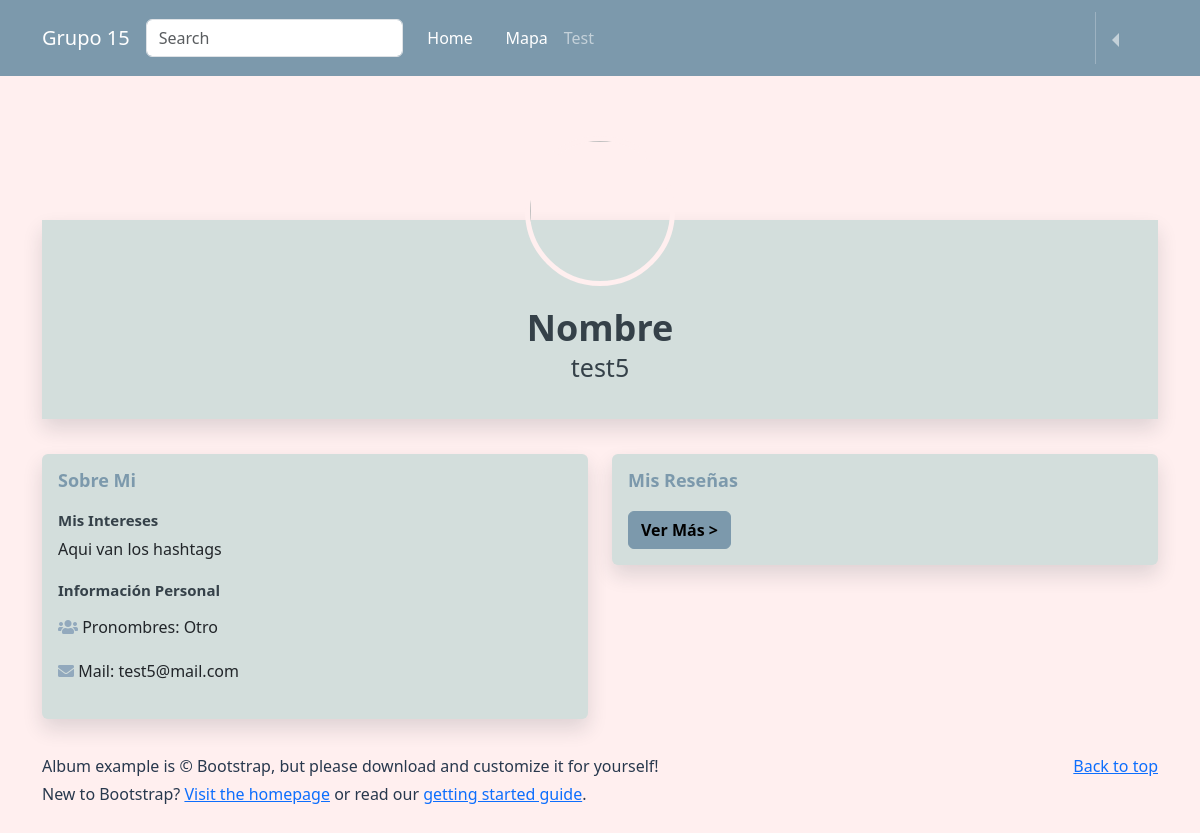
The page /profile/ (signed in) on the database as committed earlier.
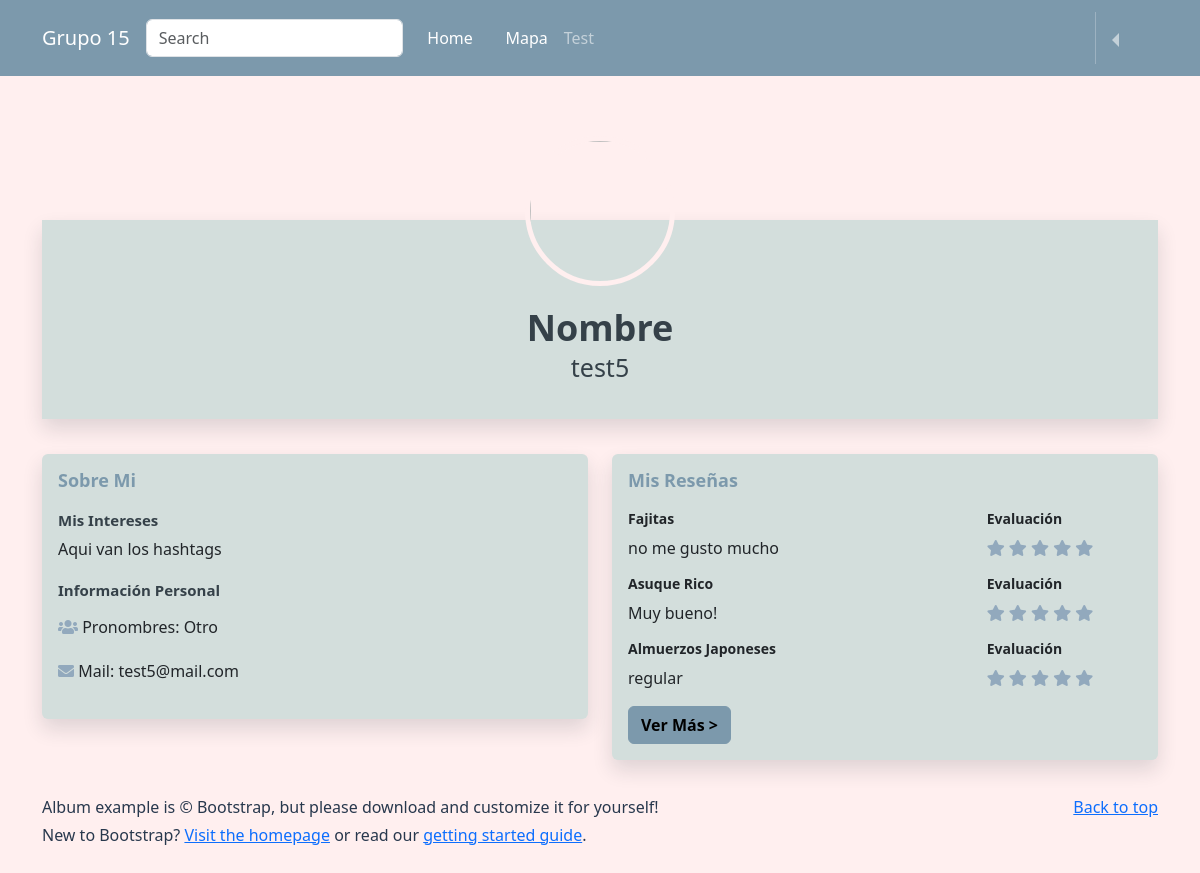
The same page on the database as committed later.
### reviews/models.py (models this page shows, shortened)
class Evaluacion(models.Model):
    usuario = models.ForeignKey(User, on_delete=models.CASCADE)
    local_comida = models.ForeignKey(Puesto_de_comida, related_name='evaluaciones', on_delete=models.CASCADE)
    comentario = models.TextField(blank=True)
    calificacion_comida = models.IntegerField()
    calificacion_precio = models.IntegerField()
    calificacion_presentacion = models.IntegerField()
    likes = models.IntegerField(default=0)
    dislikes = models.IntegerField(default = 0)

class Puesto_de_comida(models.Model):
    nombre = models.CharField(max_length=200)
    dueño = models.CharField(max_length=200)
    FotoLocal = models.ImageField(upload_to='Fotos_locales/', null=True, blank=True)
    def __str__(self):
        return self.nombre

### reviews/views.py (the view)
# urls.py: path('profile/', perfil, name="profile"),
@login_required
def perfil(request):
    reviews_usuario = Evaluacion.objects.filter(usuario_id = request.user)
    return render(request, "perfil.html", {"reviews_usuario" : reviews_usuario})

### templates/perfil.html (shortened to what this page needs)
{% extends 'base.html' %}
{% load static %}
{% block content %}
<head>
  <link rel="stylesheet">
  <link href="https://cdnjs.cloudflare.com/ajax/libs/font-awesome/5.11.2/css/all.min.css" rel="stylesheet">
  <link rel="stylesheet" href="{% static 'css/perfil.css' %}">
</head>
{% if request.user.is_authenticated %}
<body>
  <div class="container">
    <div class="card social-prof">
      <div class="card-body hello">
        <div class="wrapper">
          <img src="https://img.freepik.com/premium-photo/cat-dressed-formal-business-suit-anthropomorphic-businessman-generative-ai_796128-1479.jpg?w=740" alt="" class="user-profile">
          <h3>Nombre</h3>
          <p>{{request.user.username}}</p>
        </div>
      </div>
    </div>
    <div class="row">
      <div class="col-lg-6">
        <div class="card hello">
          <div class="card-body info-card social-about">
            <h2 class="text-blue">Sobre Mi</h2>
            <h4><strong>Mis Intereses</strong></h4>
            <p>Aqui van los hashtags</p>
            <h4 class="mb-3"><strong>Información Personal</strong></h4>
            <div class="row">
              <div class="col-6">
                <div class="social-info">
                  <i class="fas fas fa-users mr-2" style="color: #92A9BD"></i>
                  <span>Pronombres: {{request.user.pronombre}}</span>
                </div>
              </div>
            </div>
            <div class="row">
              <div class="col-6">
                <div class="social-info">
                  <i class="fas fas fa-envelope mr-2" style="color: #92A9BD"></i>
                  <span>Mail: {{request.user.email}}</span>
                </div>
              </div>
            </div>
          </div>
        </div>
      </div>
      <div class="col-lg-6">
        <div class="card info-card hello">
          <div class="card-body">
            <h2 class="text-blue">Mis Reseñas</h2>
            {% for review in reviews_usuario %}
            <div class="row">
              <div class="col-lg-8">
                <h5>{{review.local_comida}}</h5>
                  <div class="mb-3">
                    <p>{{review.comentario}} </p>
                  </div>
              </div>
              <div class="col-lg-4">
                <h5>Evaluación</h5>
                <div class="mb-3">
                  <i class="fas fa-star" style="color:#92A9BD"></i>
                  <i class="fas fa-star" style="color:#92A9BD"></i>
                  <i class="fas fa-star" style="color:#92A9BD"></i>
                  <i class="fas fa-star" style="color:#92A9BD"></i>
                  <i class="fas fa-star" style="color:#92A9BD"></i>
                </div>
              </div>
            </div>
            {% endfor %}
            <div class="col-lg-5">
              <button class="btn see-more" id="see-more" data-toggle="modal" data-target="#exampleModal">Ver Más ></button>
            </div>
          </div>
        </div>
      </div>
    </div>
  </div>
  </body>
  {%endif%}
  {% endblock %}

Rows that differ between the two databases and show on the page:
added Evaluacion: local_comida "Fajitas", comentario "no me gusto mucho"
added Evaluacion: local_comida "Asuque Rico", comentario "Muy bueno!"
added Evaluacion: local_comida "Almuerzos Japoneses", comentario "regular"
